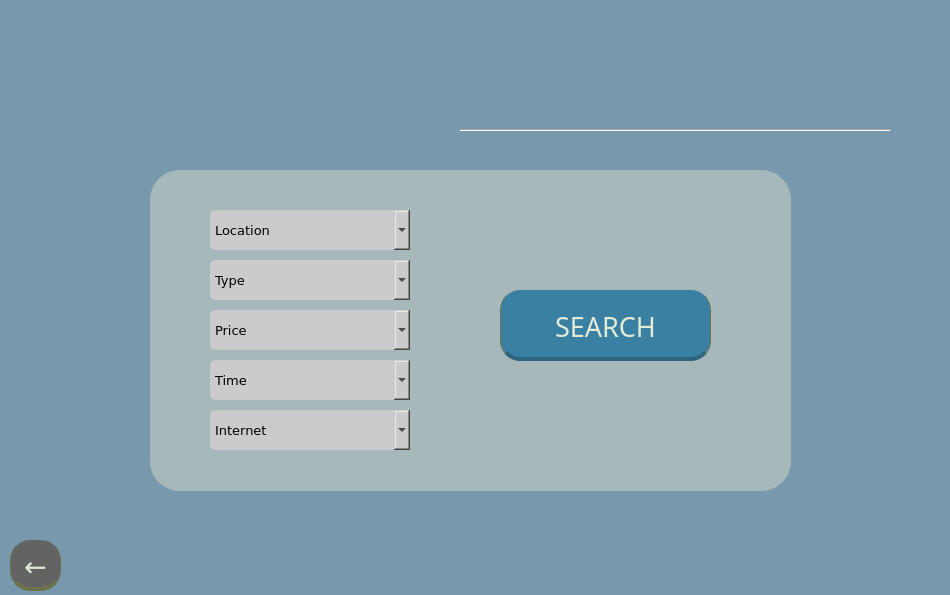
<?xml version="1.0" encoding="UTF-8"?>
<ui version="4.0">
 <class>MainScreen</class>
 <widget class="QDialog" name="MainScreen">
  <property name="geometry">
   <rect>
    <x>0</x>
    <y>0</y>
    <width>950</width>
    <height>595</height>
   </rect>
  </property>
  <property name="windowTitle">
   <string>The Floridians Guide</string>
  </property>
  <widget class="Line" name="s1Line">
   <property name="geometry">
    <rect>
     <x>460</x>
     <y>110</y>
     <width>431</width>
     <height>41</height>
    </rect>
   </property>
   <property name="orientation">
    <enum>Qt::Horizontal</enum>
   </property>
  </widget>
  <widget class="QLabel" name="background">
   <property name="geometry">
    <rect>
     <x>0</x>
     <y>0</y>
     <width>950</width>
     <height>600</height>
    </rect>
   </property>
   <property name="styleSheet">
    <string notr="true">QLabel{
	background-color: rgba(49, 102, 134, 160);

}</string>
   </property>
   <property name="text">
    <string/>
   </property>
   <property name="textFormat">
    <enum>Qt::RichText</enum>
   </property>
   <property name="pixmap">
    <pixmap>Images/482680.jpg</pixmap>
   </property>
   <property name="scaledContents">
    <bool>true</bool>
   </property>
  </widget>
  <widget class="QLabel" name="title_2">
   <property name="geometry">
    <rect>
     <x>340</x>
     <y>60</y>
     <width>61</width>
     <height>61</height>
    </rect>
   </property>
   <property name="tabletTracking">
    <bool>false</bool>
   </property>
   <property name="autoFillBackground">
    <bool>false</bool>
   </property>
   <property name="text">
    <string/>
   </property>
   <property name="pixmap">
    <pixmap>Images/imageedit_5_2399167536.png</pixmap>
   </property>
   <property name="scaledContents">
    <bool>true</bool>
   </property>
  </widget>
  <widget class="QFrame" name="mainframe">
   <property name="geometry">
    <rect>
     <x>150</x>
     <y>170</y>
     <width>641</width>
     <height>321</height>
    </rect>
   </property>
   <property name="styleSheet">
    <string notr="true">QFrame{
	background-color: rgba(217, 218, 199, 120);
	border-radius: 30px;

}</string>
   </property>
   <property name="frameShape">
    <enum>QFrame::StyledPanel</enum>
   </property>
   <property name="frameShadow">
    <enum>QFrame::Raised</enum>
   </property>
   <widget class="QPushButton" name="searchButton">
    <property name="geometry">
     <rect>
      <x>350</x>
      <y>120</y>
      <width>211</width>
      <height>71</height>
     </rect>
    </property>
    <property name="font">
     <font>
      <family>Nexa Bold</family>
      <pointsize>20</pointsize>
     </font>
    </property>
    <property name="styleSheet">
     <string notr="true">QPushButton {
	background-color: rgb(58, 128, 162);
	border: none;
	padding-top: 5px;
	color: rgb(226, 234, 216);
	border-radius: 20px;
	border-left: 1px solid rgb(110, 114, 76);
	border-right: 1px solid rgb(110, 114, 76);
	border-bottom: 4px solid rgb(45, 101, 127);

}
QPushButton:hover {
	background-color: rgb(63, 141, 177);
	border-left: 1px solid rgb(110, 114, 76);
	border-right: 1px solid rgb(110, 114, 76);
	border-radius: 20px;
	border-bottom: 4px solid rgb(51, 115, 145);

}

QPushButton:pressed {
	background-color: rgb(51, 115, 145);
	border-left: 1px solid rgb(110, 114, 76);
	border-right: 1px solid rgb(110, 114, 76);
	border-top: 5px solid rgb(45, 101, 127);
	border-radius: 20px;
	padding-top: -5x;
	border-bottom: none;

}</string>
    </property>
    <property name="text">
     <string>SEARCH</string>
    </property>
   </widget>
   <widget class="QComboBox" name="typeLocation">
    <property name="geometry">
     <rect>
      <x>60</x>
      <y>40</y>
      <width>200</width>
      <height>40</height>
     </rect>
    </property>
    <property name="font">
     <font>
      <family>Verdana</family>
      <pointsize>10</pointsize>
      <weight>50</weight>
      <bold>false</bold>
      <underline>false</underline>
     </font>
    </property>
    <property name="styleSheet">
     <string notr="true">QComboBox{
	background-color: rgb(203, 203, 203);
	border-radius: 5px;
	
	

}

	</string>
    </property>
    <item>
     <property name="text">
      <string>Location</string>
     </property>
    </item>
    <item>
     <property name="text">
      <string>North Florida</string>
     </property>
    </item>
    <item>
     <property name="text">
      <string>Central Florida</string>
     </property>
    </item>
    <item>
     <property name="text">
      <string>South Florida</string>
     </property>
    </item>
   </widget>
   <widget class="QComboBox" name="typeChoice">
    <property name="geometry">
     <rect>
      <x>60</x>
      <y>90</y>
      <width>200</width>
      <height>40</height>
     </rect>
    </property>
    <property name="font">
     <font>
      <family>Verdana</family>
      <pointsize>10</pointsize>
     </font>
    </property>
    <property name="styleSheet">
     <string notr="true">QComboBox{
	background-color: rgb(203, 203, 203);
	border-radius: 5px;
	
	

}</string>
    </property>
    <item>
     <property name="text">
      <string>Type</string>
     </property>
    </item>
    <item>
     <property name="text">
      <string>Nature</string>
     </property>
    </item>
    <item>
     <property name="text">
      <string>History and Culture</string>
     </property>
    </item>
    <item>
     <property name="text">
      <string>Food</string>
     </property>
    </item>
    <item>
     <property name="text">
      <string>Family</string>
     </property>
    </item>
   </widget>
   <widget class="QComboBox" name="typePrice">
    <property name="geometry">
     <rect>
      <x>60</x>
      <y>140</y>
      <width>200</width>
      <height>40</height>
     </rect>
    </property>
    <property name="font">
     <font>
      <family>Verdana</family>
      <pointsize>10</pointsize>
      <weight>50</weight>
      <italic>false</italic>
      <bold>false</bold>
     </font>
    </property>
    <property name="styleSheet">
     <string notr="true">QComboBox{
	background-color: rgb(203, 203, 203);
	border-radius: 5px;
	
	

}</string>
    </property>
    <item>
     <property name="text">
      <string>Price</string>
     </property>
    </item>
    <item>
     <property name="text">
      <string>Free</string>
     </property>
    </item>
    <item>
     <property name="text">
      <string>$</string>
     </property>
    </item>
    <item>
     <property name="text">
      <string>$$</string>
     </property>
    </item>
    <item>
     <property name="text">
      <string>$$$</string>
     </property>
    </item>
   </widget>
   <widget class="QComboBox" name="typeTime">
    <property name="geometry">
     <rect>
      <x>60</x>
      <y>190</y>
      <width>200</width>
      <height>40</height>
     </rect>
    </property>
    <property name="font">
     <font>
      <family>Verdana</family>
      <pointsize>10</pointsize>
     </font>
    </property>
    <property name="styleSheet">
     <string notr="true">QComboBox{
	background-color: rgb(203, 203, 203);
	border-radius: 5px;
	
	

}</string>
    </property>
    <item>
     <property name="text">
      <string>Time</string>
     </property>
    </item>
    <item>
     <property name="text">
      <string>Day</string>
     </property>
    </item>
    <item>
     <property name="text">
      <string>Night</string>
     </property>
    </item>
    <item>
     <property name="text">
      <string>All Day</string>
     </property>
    </item>
    <item>
     <property name="text">
      <string/>
     </property>
    </item>
   </widget>
   <widget class="QComboBox" name="typeAmenities">
    <property name="geometry">
     <rect>
      <x>60</x>
      <y>240</y>
      <width>200</width>
      <height>40</height>
     </rect>
    </property>
    <property name="font">
     <font>
      <family>Verdana</family>
      <pointsize>10</pointsize>
     </font>
    </property>
    <property name="styleSheet">
     <string notr="true">QComboBox{
	background-color: rgb(203, 203, 203);
	border-radius: 5px;
	
	

}</string>
    </property>
    <item>
     <property name="text">
      <string>Internet</string>
     </property>
    </item>
    <item>
     <property name="text">
      <string>Wifi</string>
     </property>
    </item>
    <item>
     <property name="text">
      <string>No Wifi</string>
     </property>
    </item>
   </widget>
  </widget>
  <widget class="QPushButton" name="backButton">
   <property name="geometry">
    <rect>
     <x>10</x>
     <y>540</y>
     <width>51</width>
     <height>51</height>
    </rect>
   </property>
   <property name="font">
    <font>
     <family>Verdana</family>
     <pointsize>20</pointsize>
    </font>
   </property>
   <property name="styleSheet">
    <string notr="true">QPushButton {
	background-color: rgb(99, 99, 99);
	border: none;
	padding-top: 5px;
	color: rgb(226, 234, 216);
	border-radius: 20px;
	border-left: 1px solid rgb(110, 114, 76);
	border-right: 1px solid rgb(110, 114, 76);
	border-bottom: 4px solid rgb(110, 114, 76);

}
QPushButton:hover {
	background-color: rgb(134, 134, 134);
	border-left: 1px solid rgb(110, 114, 76);
	border-right: 1px solid rgb(110, 114, 76);
	border-radius: 20px;
	border-bottom: 4px solid rgb(110, 114, 76);

}

QPushButton:pressed {
	background-color: rgb(80, 80, 80);
	border-left: 1px solid rgb(110, 114, 76);
	border-right: 1px solid rgb(110, 114, 76);
	border-top: 5px solid rgb(110, 114, 76);
	border-radius: 20px;
	padding-top: -5x;
	border-bottom: none;

}</string>
   </property>
   <property name="text">
    <string>←</string>
   </property>
   <property name="default">
    <bool>false</bool>
   </property>
  </widget>
  <widget class="QLabel" name="title">
   <property name="geometry">
    <rect>
     <x>430</x>
     <y>70</y>
     <width>501</width>
     <height>51</height>
    </rect>
   </property>
   <property name="tabletTracking">
    <bool>false</bool>
   </property>
   <property name="autoFillBackground">
    <bool>false</bool>
   </property>
   <property name="text">
    <string/>
   </property>
   <property name="pixmap">
    <pixmap>Images/attration generator.gif</pixmap>
   </property>
   <property name="scaledContents">
    <bool>true</bool>
   </property>
  </widget>
  <zorder>background</zorder>
  <zorder>s1Line</zorder>
  <zorder>title_2</zorder>
  <zorder>mainframe</zorder>
  <zorder>backButton</zorder>
  <zorder>title</zorder>
 </widget>
 <resources/>
 <connections/>
</ui>
